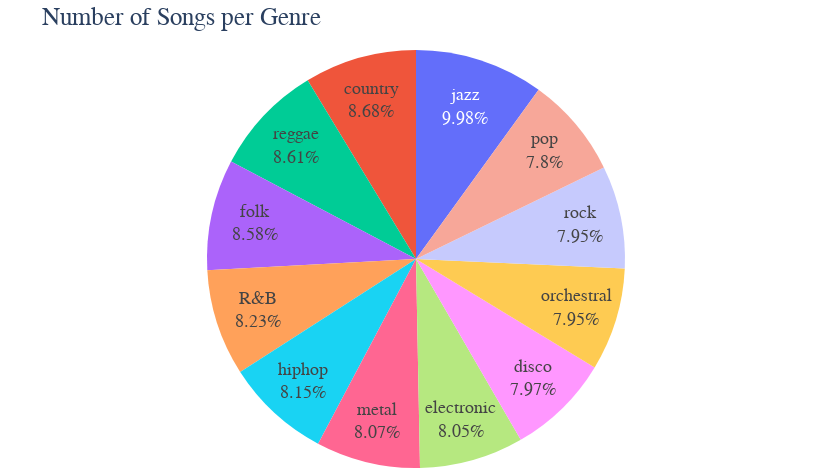

Notebook code cell kept with this figure:
### Code cell
# Read CSV file into pandas dataframe
df = pd.read_csv('dbscanned_trackdata.csv')

# Count the number of times each string appears in a column
count_df = df['genre'].value_counts().reset_index()

# Create a pie chart using Plotly
fig = px.pie(count_df, values='genre', names='index', width=832, height=468, template='plotly_white')
fig.update_layout(font=dict(size=18, family="Comic Sans"), title=dict(text="Number of Songs per Genre"),
                  autosize=False, margin=dict(l=0, r=0, t=50, b=0))
fig.update(layout_showlegend=False)
fig.update_traces(textposition='inside', textinfo='percent+label')
# Show the pie chart
fig.show()
fig.write_html("Graphs/piechart.html")

### Figure 1 — Plotly figure (JSON) as saved in the notebook; plotly's stock layout.template omitted (floating-point values rounded to 4 significant figures)
{"data": [{"domain": {"x": [0, 1], "y": [0, 1]}, "hovertemplate": "index=%{label}<br>genre=%{value}<extra></extra>", "labels": ["jazz", "country", "reggae", "folk", "R&B", "hiphop", "metal", "electronic", "disco", "orchestral", "rock", "pop"], "legendgroup": "", "name": "", "showlegend": true, "textinfo": "percent+label", "textposition": "inside", "type": "pie", "values": [605, 526, 522, 520, 499, 494, 489, 488, 483, 482, 482, 473]}], "layout": {"autosize": false, "font": {"family": "Comic Sans", "size": 18}, "height": 468, "legend": {"tracegroupgap": 0}, "margin": {"b": 0, "l": 0, "r": 0, "t": 50}, "showlegend": false, "title": {"text": "Number of Songs per Genre"}, "width": 832}}
